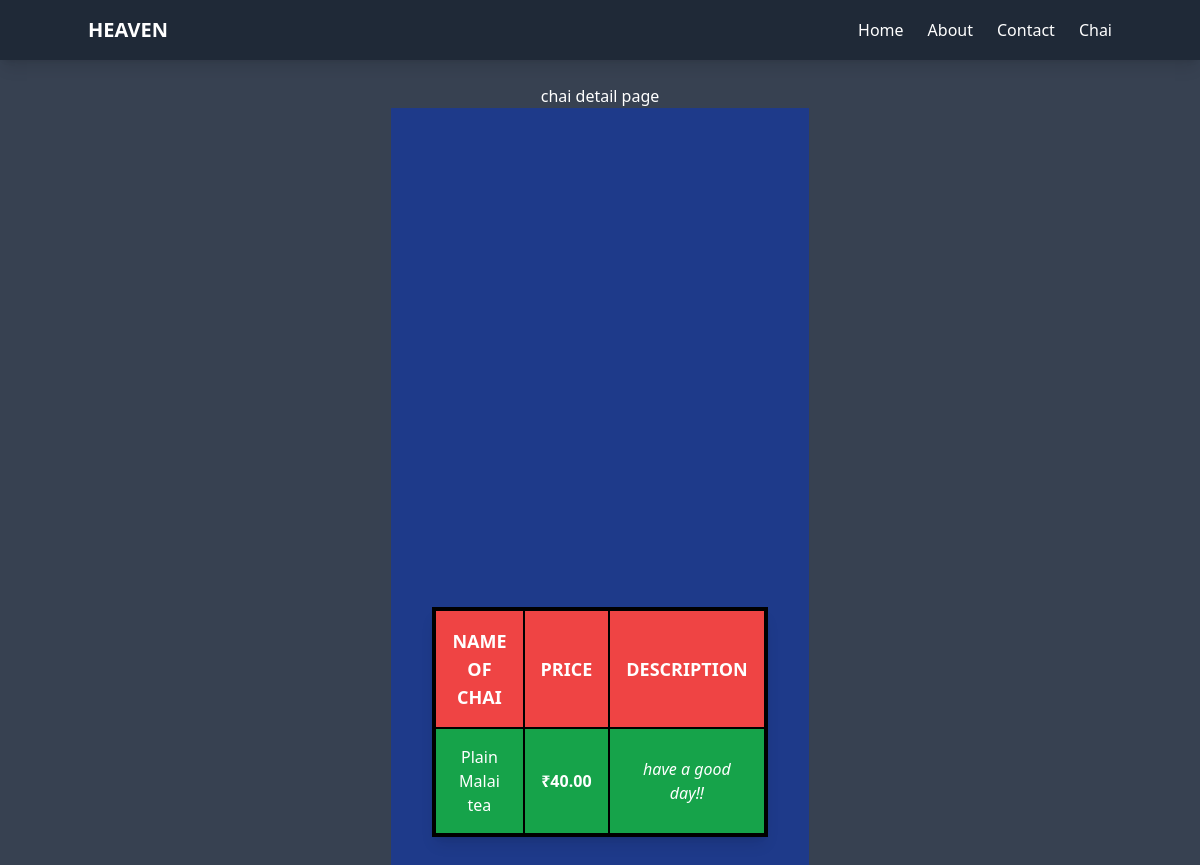
The app's page /chai/chai/1/ with its own data.
### chai/models.py (models this page shows, shortened)
class ChaiVariety(models.Model):
    CHAI_TYPE_CHOICE=[
        ('ML','MASALA'),
        ('CL','COLDICE'),
        ('GR','GINGER'),
        ('PL','PLAIN'),
        ('EL','ELAICHI'),
        ('KI','KIWI'),
    ]
    name = models.CharField(max_length=100)
    image = models.ImageField(upload_to='chais/')
    date_added = models.DateTimeField(default=timezone.now)
    chai_type = models.CharField(max_length=2, choices=CHAI_TYPE_CHOICE)
    chai_description = models.TextField(default='')
    price = models.DecimalField(max_digits=6,decimal_places=2)
    availability = models.BooleanField(default=True)
    class Meta:
        verbose_name_plural = "Chai Varieties"

### chai/views.py (the view)
# urls.py: path('chai/<int:chai_id>/', views.chai_detail, name='chai_detail'),
def chai_detail(request,chai_id):
    chai = get_object_or_404(ChaiVariety, pk=chai_id)
    return render(request, 'chai/chai_detail.html', {'chai':chai})

### chai/templates/chai/chai_detail.html (shortened to what this page needs)
{% extends "layout.html" %}
{% block content %}
<h1>chai detail page</h1>
<div class="flex flex-col items-center justify-center min-h-screen bg-blue-900 text-white">
    <table class="w-3/4 max-w-2xl border-4 border-black rounded-lg shadow-lg mt-[-100px]">
        <thead class="bg-red-500 text-white text-lg">
            <tr>
                <th class="p-4 border-2 border-black">NAME OF CHAI</th>
                <th class="p-4 border-2 border-black">PRICE</th>
                <th class="p-4 border-2 border-black">DESCRIPTION</th>
            </tr>
        </thead>
        <tbody>
            <tr class="bg-green-600 text-white border-2 border-black">
                <td class="p-4 text-center font-medium border-2 border-black">{{ chai.name }}</td>
                <td class="p-4 text-center font-semibold border-2 border-black">₹{{ chai.price }}</td>
                <td class="p-4 text-center italic border-2 border-black">{{ chai.chai_description }}</td>
            </tr>
        </tbody>
    </table>
</div>
{% endblock %}

### records on screen
ChaiVariety: name "Plain Malai tea", price "40.00", chai_description "have a good day!!"
